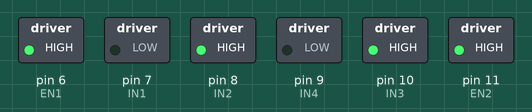
Recording of a sketch running on a simulated Arduino Uno, built with avr-gcc and run on an emulated ATmega328P. Shown: switched loads named in the sketch (green lamp = pin HIGH).

Above: at 0.1 s.
Timing chart, 0 to 1.6 s (numbered marks = the images above):
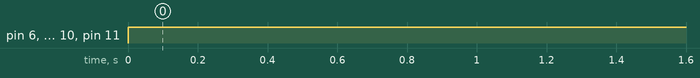

The sketch:

dc_motor_drive_backwards.ino
```cpp
const int IN1 = 7;
const int IN2 = 8;
const int IN3 = 10;
const int IN4 = 9;
const int EN1 = 6;
const int EN2 = 11;

void setup() {
  pinMode(IN1,OUTPUT);
  pinMode(IN2,OUTPUT);
  pinMode(IN3,OUTPUT);
  pinMode(IN4,OUTPUT);
  pinMode(EN1,OUTPUT);
  pinMode(EN2,OUTPUT);
}

void loop()
{
  // Right Motor operation
  digitalWrite(EN1,HIGH);
  digitalWrite(EN2,HIGH);
  digitalWrite(IN1,LOW);
  digitalWrite(IN2,HIGH);
  // Left Motor operation
  digitalWrite(IN3,HIGH);
  digitalWrite(IN4,LOW);
  delay(100);//wait 1second
}
```

Measured:
- by itself, pin 6 (EN1), pin 8 (IN2), pin 10 (IN3), pin 11 (EN2): LOW → HIGH at 0.00 s
